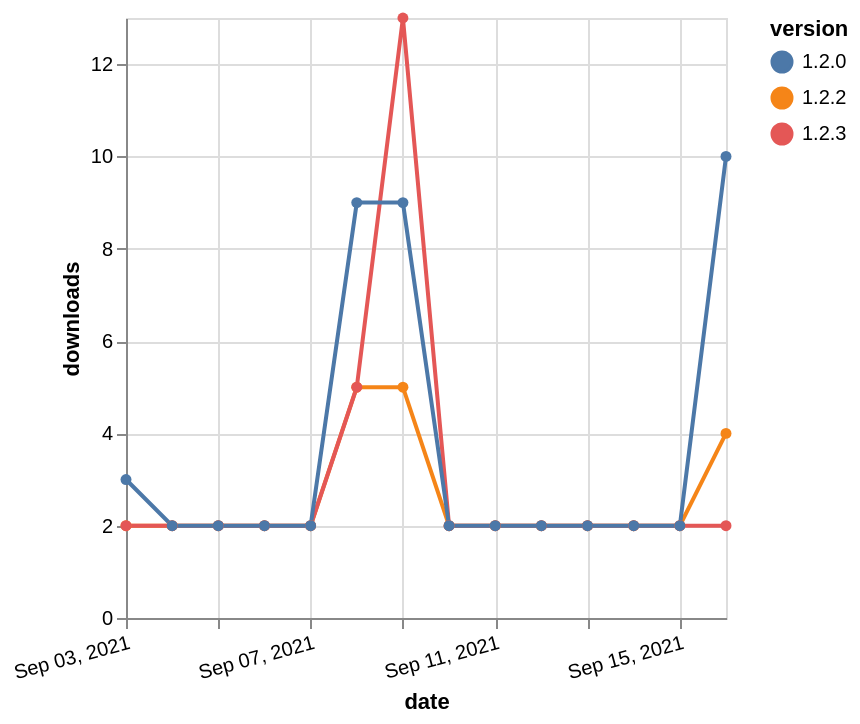

This figure's Vega-Lite source:
### Vega-Lite specification from a JSON file in a GitHub repository (floating-point values rounded to 4 significant figures)
{"$schema": "https://vega.github.io/schema/vega-lite/v5.json", "description": "A simple bar chart with embedded data.", "data": {"values": [{"date": "2021-09-03", "total": 2957, "delta": 2, "version": "1.2.2"}, {"date": "2021-09-04", "total": 2959, "delta": 2, "version": "1.2.2"}, {"date": "2021-09-05", "total": 2961, "delta": 2, "version": "1.2.2"}, {"date": "2021-09-06", "total": 2963, "delta": 2, "version": "1.2.2"}, {"date": "2021-09-07", "total": 2965, "delta": 2, "version": "1.2.2"}, {"date": "2021-09-08", "total": 2970, "delta": 5, "version": "1.2.2"}, {"date": "2021-09-09", "total": 2975, "delta": 5, "version": "1.2.2"}, {"date": "2021-09-10", "total": 2977, "delta": 2, "version": "1.2.2"}, {"date": "2021-09-11", "total": 2979, "delta": 2, "version": "1.2.2"}, {"date": "2021-09-12", "total": 2981, "delta": 2, "version": "1.2.2"}, {"date": "2021-09-13", "total": 2983, "delta": 2, "version": "1.2.2"}, {"date": "2021-09-14", "total": 2985, "delta": 2, "version": "1.2.2"}, {"date": "2021-09-15", "total": 2987, "delta": 2, "version": "1.2.2"}, {"date": "2021-09-16", "total": 2991, "delta": 4, "version": "1.2.2"}, {"date": "2021-09-03", "total": 3000, "delta": 2, "version": "1.2.3"}, {"date": "2021-09-04", "total": 3002, "delta": 2, "version": "1.2.3"}, {"date": "2021-09-05", "total": 3004, "delta": 2, "version": "1.2.3"}, {"date": "2021-09-06", "total": 3006, "delta": 2, "version": "1.2.3"}, {"date": "2021-09-07", "total": 3008, "delta": 2, "version": "1.2.3"}, {"date": "2021-09-08", "total": 3013, "delta": 5, "version": "1.2.3"}, {"date": "2021-09-09", "total": 3026, "delta": 13, "version": "1.2.3"}, {"date": "2021-09-10", "total": 3028, "delta": 2, "version": "1.2.3"}, {"date": "2021-09-11", "total": 3030, "delta": 2, "version": "1.2.3"}, {"date": "2021-09-12", "total": 3032, "delta": 2, "version": "1.2.3"}, {"date": "2021-09-13", "total": 3034, "delta": 2, "version": "1.2.3"}, {"date": "2021-09-14", "total": 3036, "delta": 2, "version": "1.2.3"}, {"date": "2021-09-15", "total": 3038, "delta": 2, "version": "1.2.3"}, {"date": "2021-09-16", "total": 3040, "delta": 2, "version": "1.2.3"}, {"date": "2021-09-03", "total": 9290, "delta": 3, "version": "1.2.0"}, {"date": "2021-09-04", "total": 9292, "delta": 2, "version": "1.2.0"}, {"date": "2021-09-05", "total": 9294, "delta": 2, "version": "1.2.0"}, {"date": "2021-09-06", "total": 9296, "delta": 2, "version": "1.2.0"}, {"date": "2021-09-07", "total": 9298, "delta": 2, "version": "1.2.0"}, {"date": "2021-09-08", "total": 9307, "delta": 9, "version": "1.2.0"}, {"date": "2021-09-09", "total": 9316, "delta": 9, "version": "1.2.0"}, {"date": "2021-09-10", "total": 9318, "delta": 2, "version": "1.2.0"}, {"date": "2021-09-11", "total": 9320, "delta": 2, "version": "1.2.0"}, {"date": "2021-09-12", "total": 9322, "delta": 2, "version": "1.2.0"}, {"date": "2021-09-13", "total": 9324, "delta": 2, "version": "1.2.0"}, {"date": "2021-09-14", "total": 9326, "delta": 2, "version": "1.2.0"}, {"date": "2021-09-15", "total": 9328, "delta": 2, "version": "1.2.0"}, {"date": "2021-09-16", "total": 9338, "delta": 10, "version": "1.2.0"}]}, "width": "container", "mark": {"type": "line", "point": {"filled": true}}, "encoding": {"x": {"field": "date", "type": "temporal", "timeUnit": "yearmonthdate", "title": "date", "axis": {"labelAngle": -15}}, "y": {"field": "delta", "type": "quantitative", "title": "downloads"}, "color": {"field": "version", "type": "nominal"}, "tooltip": {"field": "delta"}}}
